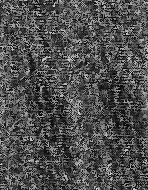
#> input picture riverbedonmars.png, 148 x 190 px, given in place of the camera
$ python template_bpsk.py
#> lines starting #> are read from the running program, lines starting #| are printed output that depends on the picture
import cv2
import numpy as np
import sys
import scipy.io.wavfile as wavfile
import scipy.signal as signal
freq_0=8339500000

# --- SENSOR CONFIGURATIONS ---
CAMERA_INDEX = 0

def extract_row_telemetry_stream():
    # Initialize the camera capture device via the Linux V4L2 backend
    cap = cv2.VideoCapture("/dev/video2", cv2.CAP_V4L2)
    if not cap.isOpened():
        print(f"Error: Optical sensor index {CAMERA_INDEX} failed to initialize.")
        return

    # Request High-Definition tracking grids
    cap.set(cv2.CAP_PROP_FRAME_WIDTH, 640)
    cap.set(cv2.CAP_PROP_FRAME_HEIGHT, 480)

    # Enforce static exposure rules to stabilize horizontal harmonic line visibility
    cap.set(cv2.CAP_PROP_AUTO_EXPOSURE, 1)
    cap.set(cv2.CAP_PROP_GAIN, 0)

    # Query the Linux driver to discover the actual hardware resolution granted
    actual_width  = int(cap.get(cv2.CAP_PROP_FRAME_WIDTH))
    actual_height = int(cap.get(cv2.CAP_PROP_FRAME_HEIGHT))

    print("=====================================================================")
    print("   REAL-TIME ROLLING SHUTTER HARMONIC S-BAND BPSK DEMODULATOR        ")
    print("=====================================================================")
    print(f"Hardware Granted Resolution : {actual_width} x {actual_height}")
    print("Target Environmental Setup  : Defocused lens, aimed at flat surface")
    print("Processing line-scan harmonic phase transitions into text payloads...\n")

    bit_accumulator = 0
    bit_counter = 0

    # Line grouping caches for formatted side-by-side printing
    hex_line_buffer = []
    ascii_line_buffer = []

    # Adaptive Clock tracking parameters
    samples_per_symbol = 8.0

    try:
        while True:
            ret, frame = cap.read()
#> frame is the input picture: shape (190, 148, 3); min 2, max 214, mean 78.9
            if not ret:
                break

            # Step 1: Isolate pure luminosity energy channels (Grayscale conversion)
            gray = cv2.cvtColor(frame, cv2.COLOR_BGR2GRAY)

            # Step 2: Dynamically center the processing slice relative to ACTUAL width
            center_x = actual_width // 2
            slice_half_width = 50
            if center_x - slice_half_width < 0:
                slice_half_width = center_x

            vertical_slice = gray[:, center_x - slice_half_width : center_x + slice_half_width]
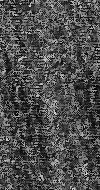
#> vertical_slice: shape (190, 100); min 2, max 214, mean 77.4
            row_averages = np.mean(vertical_slice, axis=1)
#> row_averages = 190 values, max 98.2 at index 134, min 54.31 at index 88, mean 77.37

            # Step 3: High-pass spatial filter to erase global room lighting gradients
            row_trend = np.convolve(row_averages, np.ones(15)/15, mode='same')
#> row_trend = 190 values, max 86.24 at index 18, min 40.68 at index 189, mean 75.77
            spatial_harmonics = row_averages - row_trend
#> spatial_harmonics = 190 values, max 50.3 at index 0, min -18.6 at index 52, mean 1.6
            t=np.arange(0,40,len(spatial_harmonics))
#> t = [0]

#> (the run stopped early here; a loop or call above may not have finished)
